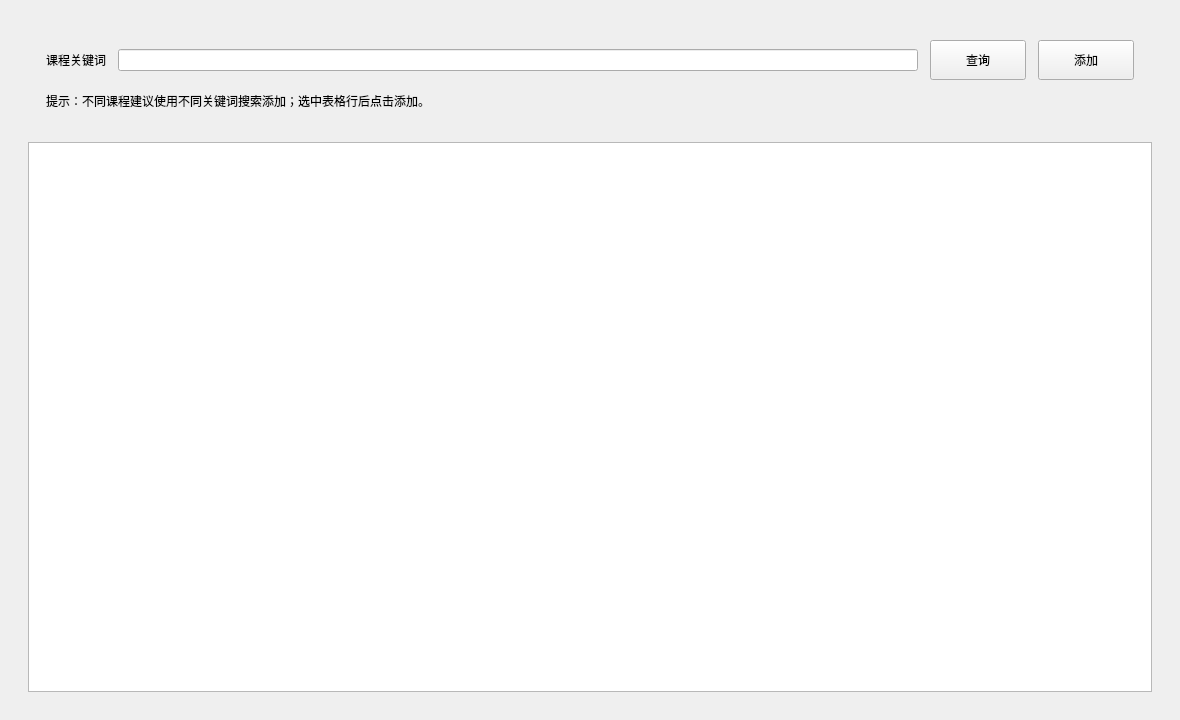
<?xml version="1.0" encoding="UTF-8"?>
<ui version="4.0">
 <class>Form</class>
 <widget class="QWidget" name="Form">
  <property name="geometry">
   <rect>
    <x>0</x>
    <y>0</y>
    <width>1180</width>
    <height>720</height>
   </rect>
  </property>
  <property name="minimumSize">
   <size>
    <width>900</width>
    <height>560</height>
   </size>
  </property>
  <property name="windowTitle">
   <string>SCU URP Helper</string>
  </property>
  <layout class="QVBoxLayout" name="pageLayout">
   <property name="leftMargin">
    <number>28</number>
   </property>
   <property name="topMargin">
    <number>24</number>
   </property>
   <property name="rightMargin">
    <number>28</number>
   </property>
   <property name="bottomMargin">
    <number>28</number>
   </property>
   <property name="spacing">
    <number>16</number>
   </property>
   <item>
    <widget class="QFrame" name="toolbarCard">
     <property name="frameShape">
      <enum>QFrame::NoFrame</enum>
     </property>
     <layout class="QVBoxLayout" name="toolbarOuterLayout">
      <property name="leftMargin">
       <number>18</number>
      </property>
      <property name="topMargin">
       <number>16</number>
      </property>
      <property name="rightMargin">
       <number>18</number>
      </property>
      <property name="bottomMargin">
       <number>16</number>
      </property>
      <property name="spacing">
       <number>12</number>
      </property>
      <item>
       <layout class="QHBoxLayout" name="toolbarLayout">
        <property name="spacing">
         <number>12</number>
        </property>
        <item>
         <widget class="QLabel" name="label">
          <property name="text">
           <string>课程关键词</string>
          </property>
         </widget>
        </item>
        <item>
         <widget class="QLineEdit" name="query_info">
          <property name="minimumSize">
           <size>
            <width>360</width>
            <height>0</height>
           </size>
          </property>
         </widget>
        </item>
        <item>
         <widget class="QPushButton" name="query_btn">
          <property name="minimumSize">
           <size>
            <width>96</width>
            <height>40</height>
           </size>
          </property>
          <property name="text">
           <string>查询</string>
          </property>
         </widget>
        </item>
        <item>
         <widget class="QPushButton" name="add_btn">
          <property name="minimumSize">
           <size>
            <width>96</width>
            <height>40</height>
           </size>
          </property>
          <property name="text">
           <string>添加</string>
          </property>
         </widget>
        </item>
       </layout>
      </item>
      <item>
       <widget class="QLabel" name="label_2">
        <property name="text">
         <string>提示：不同课程建议使用不同关键词搜索添加；选中表格行后点击添加。</string>
        </property>
       </widget>
      </item>
     </layout>
    </widget>
   </item>
   <item>
    <widget class="QTableWidget" name="table"/>
   </item>
  </layout>
 </widget>
 <resources/>
 <connections/>
</ui>
